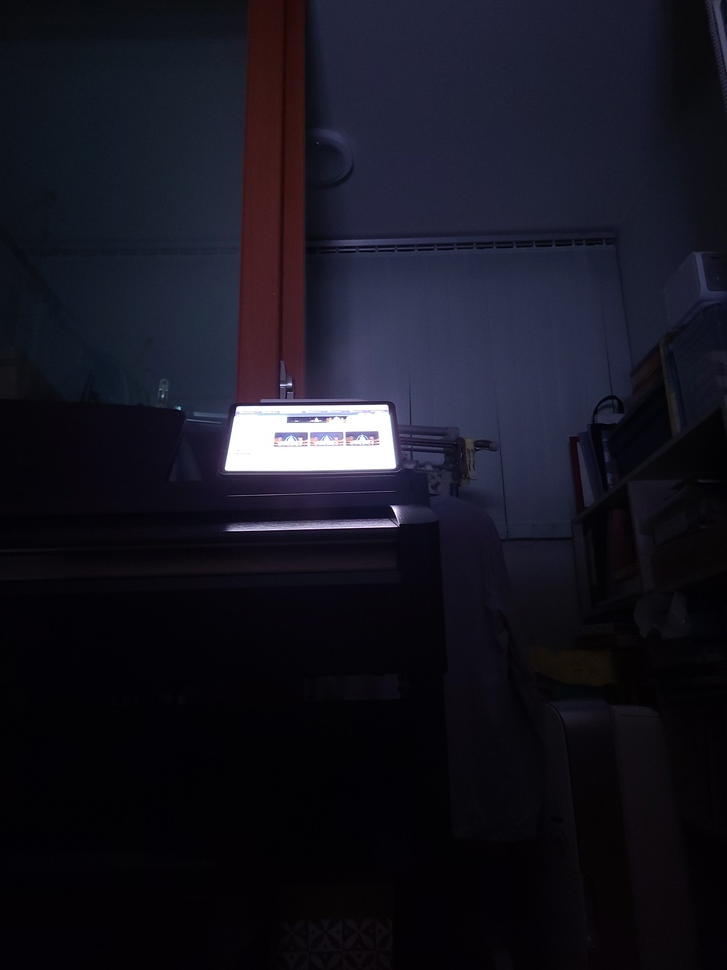
//> input picture my1.jpg, 727 x 970 px, shrunk from 3024 x 4032 before the run; the run also reads 2 pictures not shown here
$ ./implementation   (built with g++ and OpenCV 4)
//> lines starting //> are read from the running program, lines starting //| are printed output that depends on the picture; after the words box and inside, x2 and y2 are one past the last pixel; in counts of white or black regions, pixels touching at a corner belong together
#include <iostream>
#include <time.h>
#include "opencv2/core/core.hpp"
#include "opencv2/highgui/highgui.hpp"
#include "opencv2/imgproc/imgproc.hpp"
#include <opencv2/photo.hpp>
#include <opencv2/imgcodecs.hpp>
using namespace std;
using namespace cv;
void readImagesAndTimes(vector<Mat>& images, vector<float>& times);
Mat GetHistogram(Mat& src);
void main()
{
	//영상 노출 시간 불러오기

	cout << "Reading images and exposure times..." << endl;
	vector<Mat> images;
	vector<float>times;
	readImagesAndTimes(images, times);
//> in readImagesAndTimes, im is the input picture: 970 rows x 727 cols, CV_8UC3; mean B, G, R 32, 21.5, 22.2
	cout << "finished" << endl;

	cout << "Aligning images ... " << endl;
	Ptr<AlignMTB> alignMTB = createAlignMTB();
	alignMTB->process(images, images);

	//Camera response function(CRF)복원
	cout << "Calculating Camera Response Function ... " << endl;
	Mat responseDebevec;
	Ptr<CalibrateDebevec>calibrateDebevec = createCalibrateDebevec();
	calibrateDebevec->process(images, responseDebevec, times);
	cout << "-------CRF -------" << endl;
	cout << responseDebevec << endl;

	//24bit 표현 범위로 이미지 병합
	cout << "Merging images into one HDR image ..." << endl;
	Mat hdrDebevec;
	Ptr<MergeDebevec> mergeDebevec = createMergeDebevec();
	mergeDebevec->process(images, hdrDebevec, times, responseDebevec);
	imwrite("hdrDebevec.hdr", hdrDebevec);
	cout << "saved hdrDebevec.hdr" << endl;

	// [6 lines of commented-out code are left out]
	cout << "Tonemaping using Drage's method ...";
	Mat IdrDrago;
	Ptr<TonemapDrago> tonemapDrago = createTonemapDrago(1.0f, 0.7f, 0.85f);
	tonemapDrago->process(hdrDebevec, IdrDrago);
	IdrDrago = 3 * IdrDrago;
	imwrite("myIdr-Drago.jpg", IdrDrago * 255);
	cout << "saved Idr-Drago.jpg" << endl;

	//<Reinhard톤맵>>
	cout << "Tonemaping using Reinhard's method ...";
	Mat IdrReinhard;
	Ptr<TonemapReinhard> tonemapReinhard = createTonemapReinhard(1.5f, 0, 0, 0);
	tonemapReinhard->process(hdrDebevec, IdrReinhard);
	imwrite("myIdr-Reinhard.jpg", IdrReinhard * 255);
	cout << "saved Idr-Reinhard.jpg" << endl;

	//<<Mantiuk 톤맵>>
	cout << "Tonemaping using Mantiuk's method ...";
	Mat IdrMantiuk;
	Ptr<TonemapMantiuk> tonemapMantiuk = createTonemapMantiuk(2.2f, 0.85f, 1.2f);
	tonemapMantiuk->process(hdrDebevec, IdrMantiuk);
	IdrMantiuk = 3 * IdrMantiuk;
	imwrite("myIdr-Mantiuk.jpg", IdrMantiuk * 255);
	cout << "saved Idr-Mantiuk.jpg" << endl;

	Mat img_0 = imread("my1.jpg", 0);
//> img_0: 970 rows x 727 cols, CV_8UC1; min 0, max 255, mean 22.9
	Mat histo0 = GetHistogram(img_0);
//> in GetHistogram, `calcHist(&src, 1, channel_numbers, Mat(), histogram, 1, &number_bins, ..`: histogram = 255 values, max 94663 at index 2, min 14 at index 132, mean 2740.8
//> in GetHistogram, `normalize(histogram, histogram, 0, histImage.rows, NORM_MINMAX, -1, Ma..`: histogram = 255 values, max 400 at index 2, min 0 at index 132, mean 11.52
//> after the loop in GetHistogram, `for (int i = 1; i < number_bins; i++)`: histImage: 400 rows x 512 cols, CV_8UC1; 0.48% white in thin lines or dots
	imshow("hist0", histo0);

	Mat img_1 = imread("my2.jpg", 0);
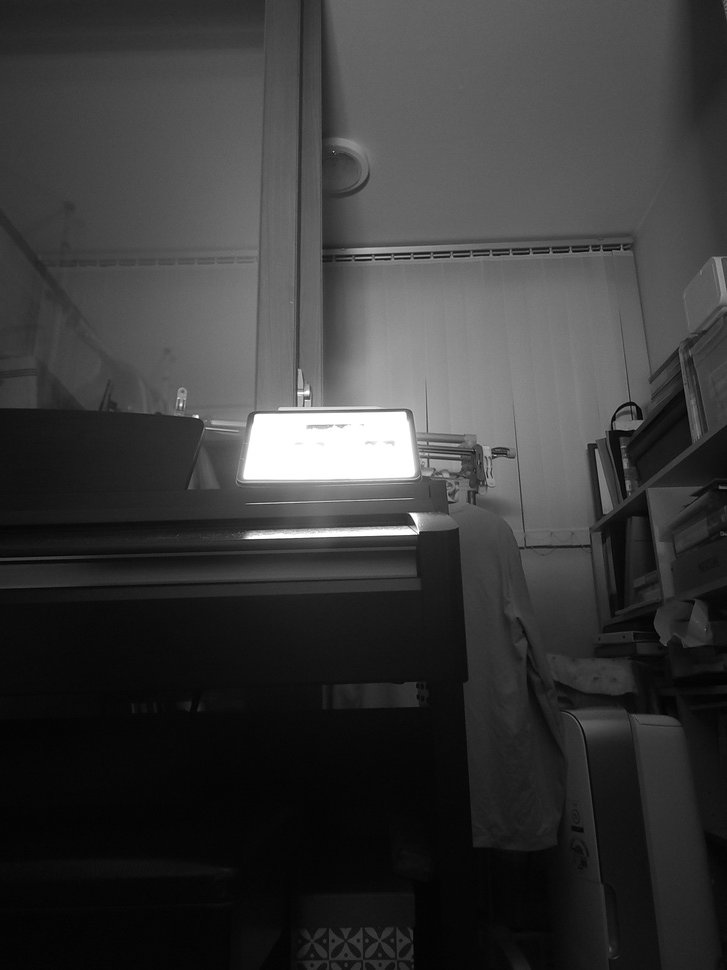
//> img_1: 970 rows x 727 cols, CV_8UC1; min 0, max 255, mean 57.8
	Mat histo1 = GetHistogram(img_1);
//> after the loop in GetHistogram (call 2), `for (int i = 1; i < number_bins; i++)`: histImage: 400 rows x 512 cols, CV_8UC1; 0.81% white; 45 white regions (35 under 20 px), largest, box (x1, y1, x2, y2) and area: (205, 369, 510, 400) 704, (115, 343, 152, 360) 142, (73, 343, 108, 355) 139
	imshow("hist1", histo1);

	Mat img_2 = imread("my3.jpg", 0);
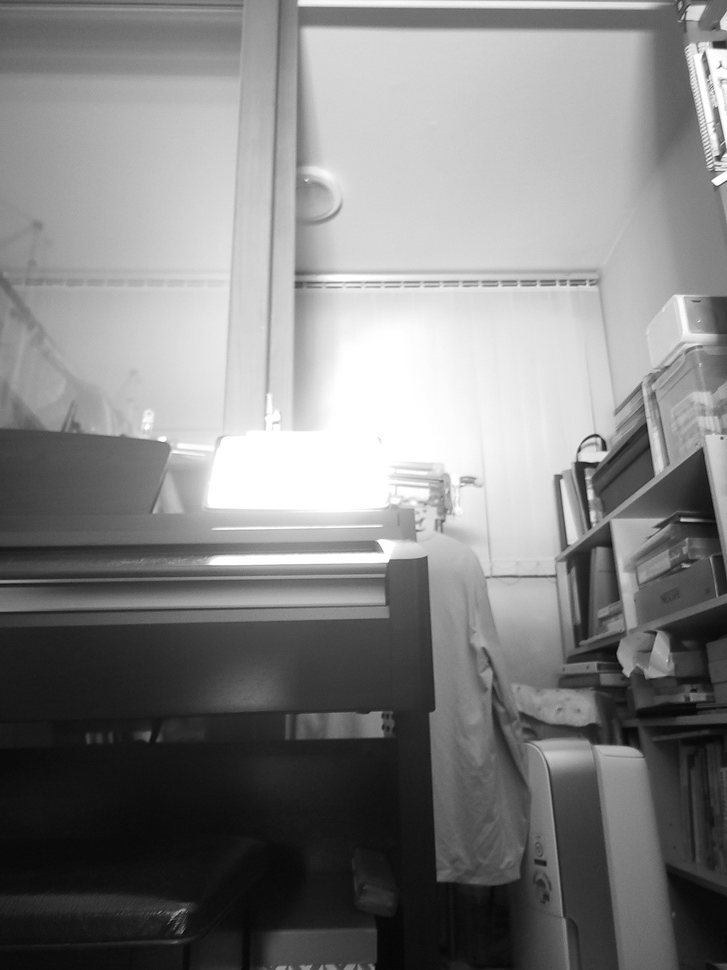
//> img_2: 970 rows x 727 cols, CV_8UC1; min 5, max 255, mean 130.2
	Mat histo2 = GetHistogram(img_2);
//> after the loop in GetHistogram (call 3), `for (int i = 1; i < number_bins; i++)`: histImage: 400 rows x 512 cols, CV_8UC1; 1.2% white in thin lines or dots
	imshow("hist2", histo2);

	Mat img_3 = imread("my4.jpg", 0);
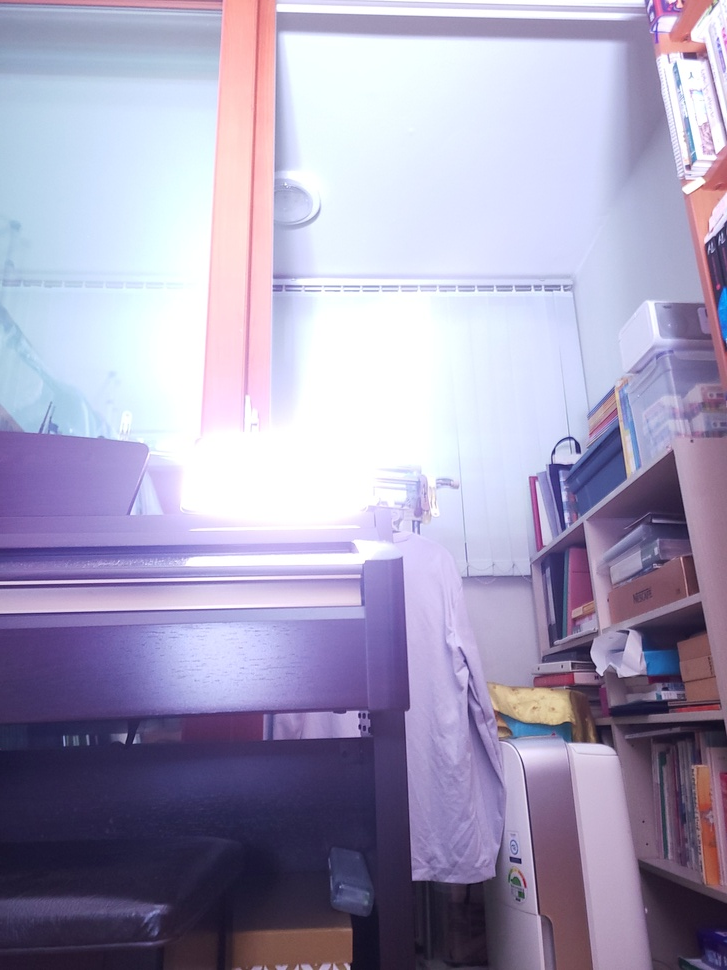
//> input picture my4.jpg, 727 x 970 px, shrunk from 3024 x 4032 before the run
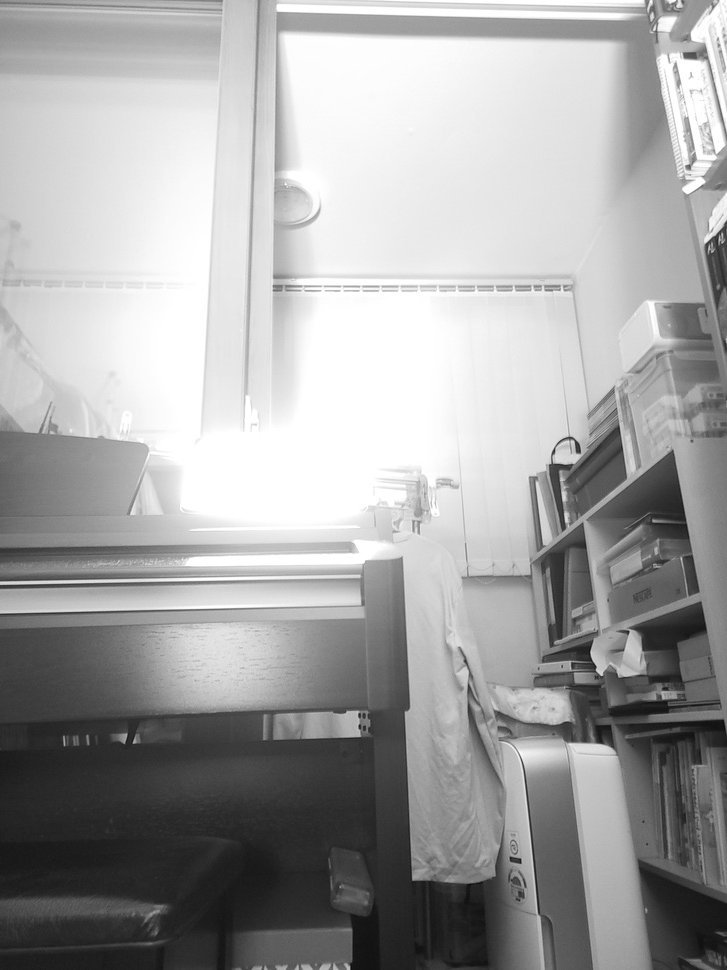
//> img_3: 970 rows x 727 cols, CV_8UC1; min 11, max 255, mean 163.8
	Mat histo3 = GetHistogram(img_3);
//> after the loop in GetHistogram (call 4), `for (int i = 1; i < number_bins; i++)`: histImage: 400 rows x 512 cols, CV_8UC1; 1.2% white in thin lines or dots
	imshow("hist3", histo3);

	Mat drago = imread("myIdr-Drago.jpg", 0);
//> drago: 931 rows x 665 cols, CV_8UC1; min 0, max 255, mean 47.8
	imshow("drago" , drago);
	Mat histodrago = GetHistogram(drago);
//> after the loop in GetHistogram (call 5), `for (int i = 1; i < number_bins; i++)`: histImage: 400 rows x 512 cols, CV_8UC1; 0.82% white; 57 white regions (44 under 20 px), largest, box (x1, y1, x2, y2) and area: (219, 383, 510, 400) 613, (143, 365, 172, 375) 106, (63, 362, 90, 375) 102
	imshow("histo drago", histodrago);

	Mat Reinhard = imread("myIdr-Reinhard.jpg", 0);
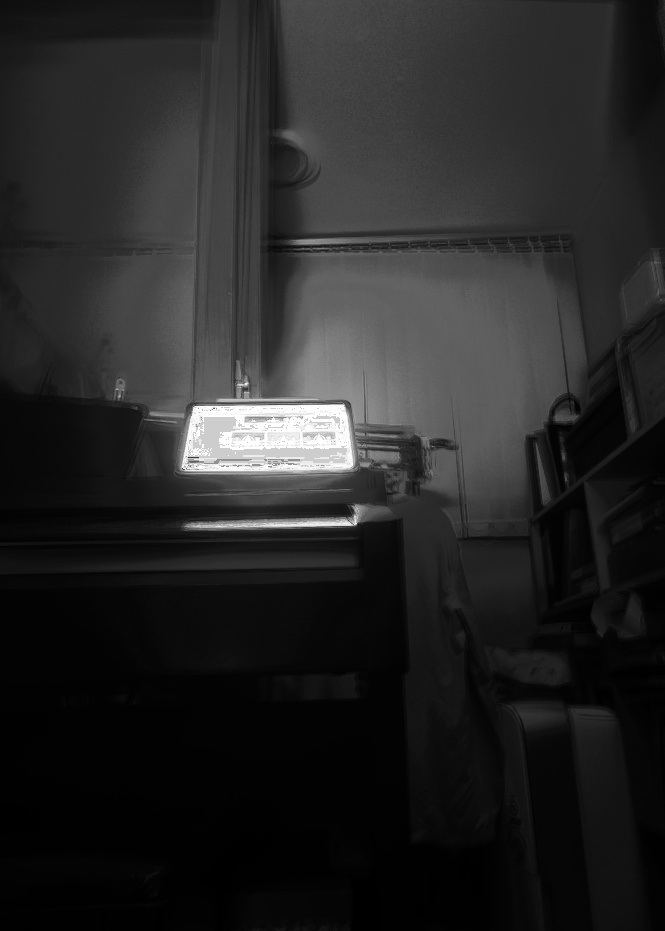
//> Reinhard: 931 rows x 665 cols, CV_8UC1; min 0, max 255, mean 37.7
	imshow("Reinhard", Reinhard);
	Mat histoReinhard = GetHistogram(Reinhard);
//> after the loop in GetHistogram (call 6), `for (int i = 1; i < number_bins; i++)`: histImage: 400 rows x 512 cols, CV_8UC1; 0.78% white; 47 white regions (31 under 20 px), largest, box (x1, y1, x2, y2) and area: (201, 389, 510, 400) 637, (151, 376, 186, 390) 125, (97, 356, 128, 371) 113
	imshow("histo Reinhard", histoReinhard);

	Mat Mantiuk = imread("myIdr-Mantiuk.jpg", 0);
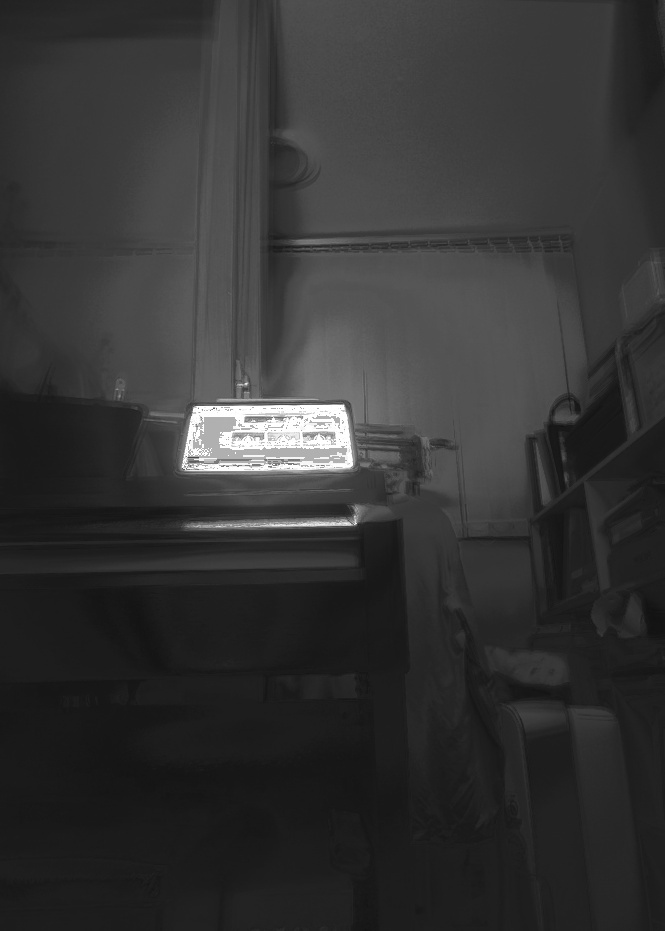
//> Mantiuk: 931 rows x 665 cols, CV_8UC1; min 17, max 255, mean 52
	imshow("Mantiuk", Mantiuk);
	Mat histoMantiuk = GetHistogram(Mantiuk);
//> in GetHistogram (call 7), `calcHist(&src, 1, channel_numbers, Mat(), histogram, 1, &number_bins, ..`: histogram = 255 values, max 34234 at index 29, min 0 at index 0, mean 2417.8
//> in GetHistogram (call 7), `normalize(histogram, histogram, 0, histImage.rows, NORM_MINMAX, -1, Ma..`: histogram = 255 values, max 400 at index 29, min 0 at index 0, mean 28.25
//> after the loop in GetHistogram (call 7), `for (int i = 1; i < number_bins; i++)`:
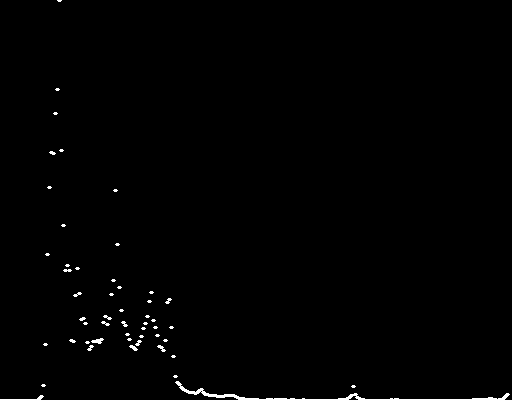
//> histImage: 400 rows x 512 cols, CV_8UC1; 0.7% white; 51 white regions (38 under 20 px), largest, box (x1, y1, x2, y2) and area: (175, 381, 510, 400) 669, (0, 395, 44, 400) 59, (91, 338, 104, 344) 45
	imshow("histo Mantiuk", histoMantiuk);

	waitKey(0);
}

// [10 lines of commented-out code are left out]

void readImagesAndTimes(vector<Mat>& images, vector<float>& times)
{
	int numImages = 4;
	static const float timesArray[] = { 1 / 30.0f, 0.25f, 2.5f, 15.0f };
	times.assign(timesArray, timesArray + numImages);
	//static const char* filenames[] = { "img_0.033.jpg" , "img_0.25.jpg", "img_2.5.jpg", "img_15.jpg" };
	static const char* filenames[] = { "my1.jpg" , "my2.jpg", "my3.jpg", "my4.jpg" };
	for (int i = 0; i < numImages; i++)
	{
		Mat im = imread(filenames[i]);
		images.push_back(im);
	}
}

Mat GetHistogram(Mat& src)
{
	Mat histogram;
	const int* channel_numbers = { 0 };
	float channel_range[] = { 0.0, 255.0 };
	const float* channel_ranges = channel_range;
	int number_bins = 255;

	//히스토그램 계산
	calcHist(&src, 1, channel_numbers, Mat(), histogram, 1, &number_bins, &channel_ranges);

	//히스토그램 plot
	int hist_w = 512;
	int hist_h = 400;
	int bin_w = cvRound((double)hist_w / number_bins);

	Mat histImage(hist_h, hist_w, CV_8UC1, Scalar(0, 0, 0));
	normalize(histogram, histogram, 0, histImage.rows, NORM_MINMAX, -1, Mat()); // 정규화

	for (int i = 1; i < number_bins; i++)
	{
		line(histImage, Point(bin_w * (i - 1), hist_h - cvRound(histogram.at<float>(i - 1))), Point(bin_w * (i), hist_h - cvRound(histogram.at<float>(i - 1))), Scalar(255, 0, 0), 2, 8, 0);
	}
	return histImage;
}

// [44 lines of commented-out code are left out]
